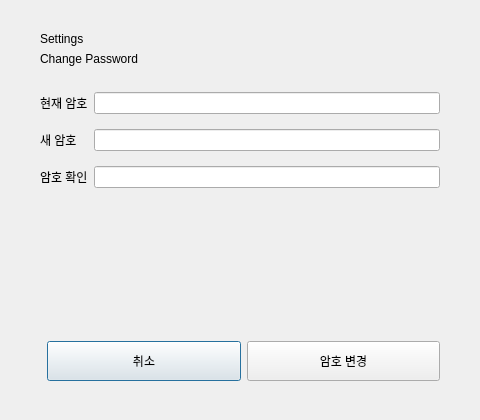
<?xml version="1.0" encoding="UTF-8"?>
<ui version="4.0">
 <class>ChangePasswordDialog</class>
 <widget class="QDialog" name="ChangePasswordDialog">
  <property name="geometry">
   <rect><x>0</x><y>0</y><width>480</width><height>420</height></rect>
  </property>
  <property name="windowTitle">
   <string>암호 변경</string>
  </property>
  <layout class="QVBoxLayout" name="verticalLayout">
   <property name="leftMargin"><number>40</number></property>
   <property name="topMargin"><number>32</number></property>
   <property name="rightMargin"><number>40</number></property>
   <property name="bottomMargin"><number>32</number></property>
   <item>
    <widget class="QLabel" name="labelSub">
     <property name="text"><string>Settings</string></property>
    </widget>
   </item>
   <item>
    <widget class="QLabel" name="labelTitle">
     <property name="text"><string>Change Password</string></property>
    </widget>
   </item>
   <item>
    <layout class="QFormLayout" name="formLayout">
     <property name="topMargin"><number>20</number></property>
     <property name="verticalSpacing"><number>15</number></property>
     <item row="0" column="0"><widget class="QLabel" name="l1"><property name="text"><string>현재 암호</string></property></widget></item>
     <item row="0" column="1"><widget class="QLineEdit" name="leCurrentPw"><property name="echoMode"><enum>QLineEdit::Password</enum></property></widget></item>
     <item row="1" column="0"><widget class="QLabel" name="l2"><property name="text"><string>새 암호</string></property></widget></item>
     <item row="1" column="1"><widget class="QLineEdit" name="leNewPw"><property name="echoMode"><enum>QLineEdit::Password</enum></property></widget></item>
     <item row="2" column="0"><widget class="QLabel" name="l3"><property name="text"><string>암호 확인</string></property></widget></item>
     <item row="2" column="1"><widget class="QLineEdit" name="leConfirmPw"><property name="echoMode"><enum>QLineEdit::Password</enum></property></widget></item>
    </layout>
   </item>
   <item>
    <spacer name="spacerAboveBtn">
     <property name="orientation"><enum>Qt::Vertical</enum></property>
     <property name="sizeHint" stdset="0"><size><width>20</width><height>30</height></size></property>
    </spacer>
   </item>
   <item>
    <layout class="QHBoxLayout" name="horizontalLayout">
     <item><spacer name="spacer"><property name="orientation"><enum>Qt::Horizontal</enum></property></spacer></item>
     <item>
      <widget class="QPushButton" name="btnCancel">
       <property name="text"><string>취소</string></property>
       <property name="minimumSize"><size><width>100</width><height>40</height></size></property>
      </widget>
     </item>
     <item>
      <widget class="QPushButton" name="btnConfirm">
       <property name="text"><string>암호 변경</string></property>
       <property name="minimumSize"><size><width>120</width><height>40</height></size></property>
      </widget>
     </item>
    </layout>
   </item>
   <item>
    <spacer name="spacerBottom">
     <property name="orientation"><enum>Qt::Vertical</enum></property>
    </spacer>
   </item>
  </layout>
 </widget>
 <resources/>
 <connections/>
</ui>
